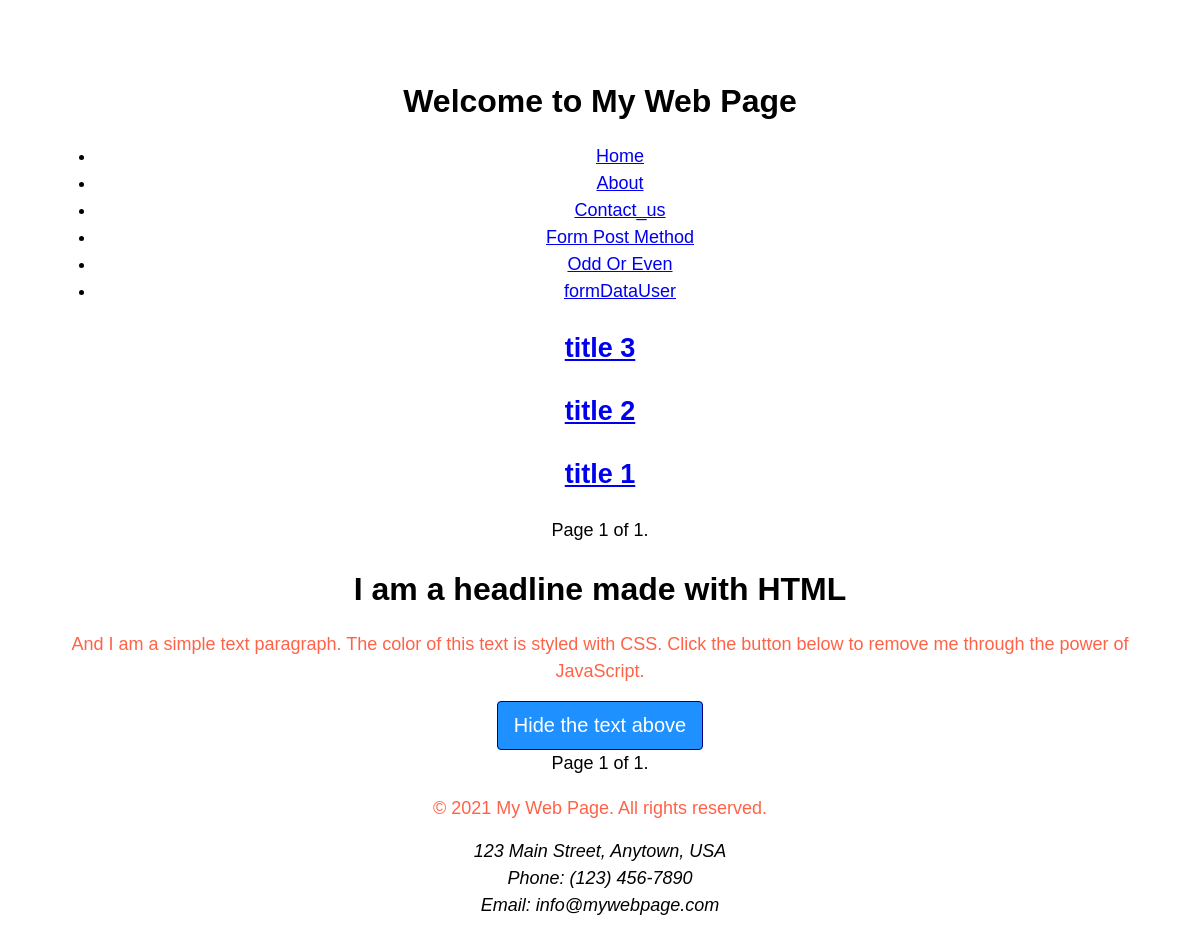
The app's page /, older data.
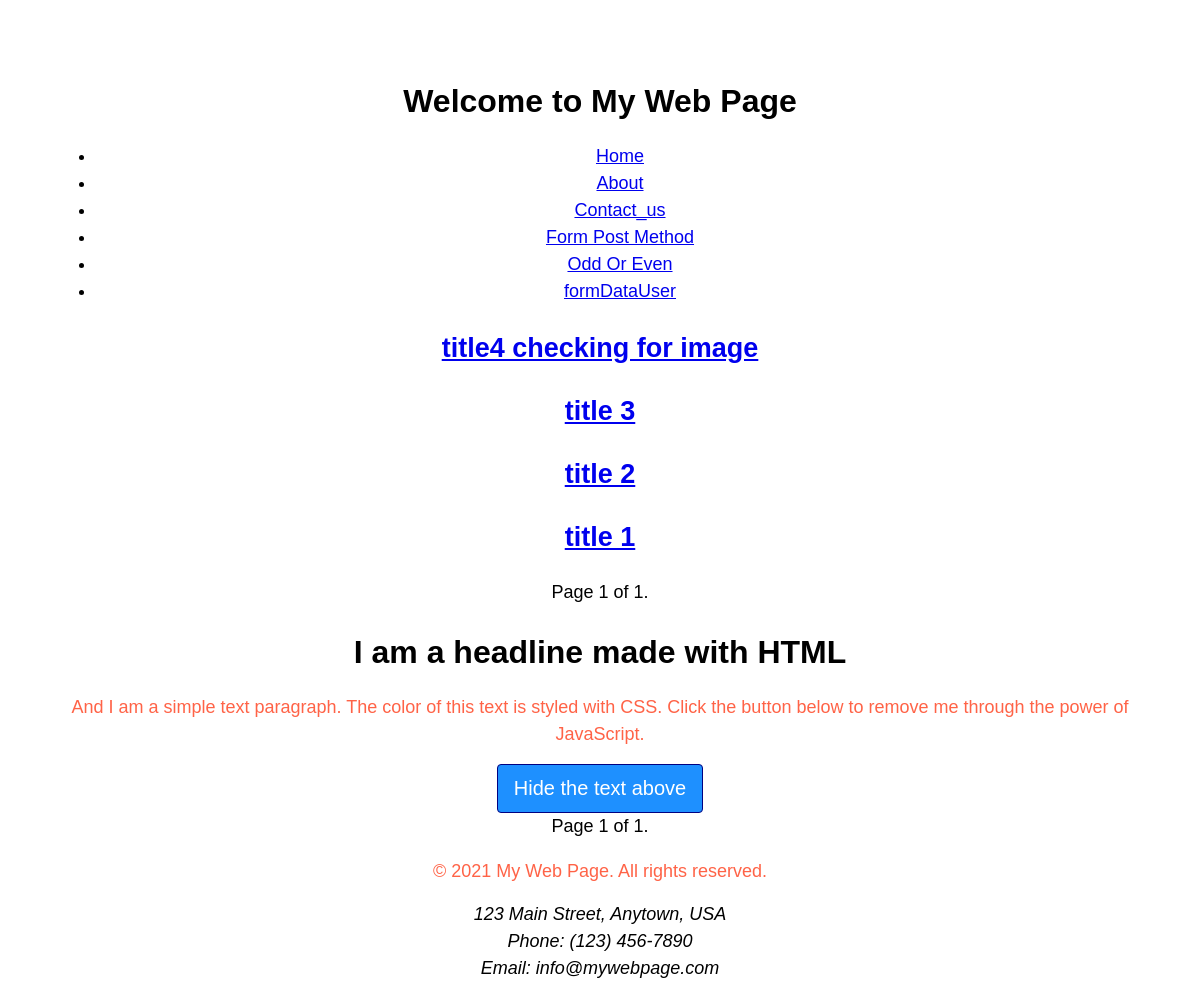
The same page, newer data.
### news/models.py (models this page shows)
class News(models.Model):
    news_title       = models.CharField(max_length=100)
    news_description = HTMLField()
    news_image       = models.FileField(upload_to="news/",max_length=250,null=True,default=None)
    news_slug        = AutoSlugField(populate_from="news_title",unique=True,null=True,default=None)

### learningDjango/views.py (the view)
# urls.py: 2. Add a URL to urlpatterns:  path('', views.home, name='home')
def home(request):
    service_list = Service.objects.all().order_by('id')
    news_list = News.objects.all().order_by('-id')
    service_paginator = Paginator(service_list, 1)
    news_paginator = Paginator(news_list, 5)
    service_page_number = request.GET.get('service_page')
    news_page_number = request.GET.get('news_page')
    service_page_obj = service_paginator.get_page(service_page_number)
    news_page_obj = news_paginator.get_page(news_page_number)
    data = {
        "title": "Home Page",
        "list": ["HTML", "CSS", "JS", "GIT AND GITHUB", "PHP", "PYTHON"],
        "service_page_obj": service_page_obj,
        "news_page_obj": news_page_obj,
    }
    return render(request, "SecondFile.html", data)

### templates/SecondFile.html (shortened to what this page needs)
{% extends "Base.html" %}
{% block content %}
<body>
  <marquee onmouseover="stop()" onmouseout="start()">
    {% for news in news_page_obj %}
        <a href="newsDetails/{{ news.id }}"><h2>{{ news.news_title }}</h2></a>
    {% endfor %}
  </marquee>
  <div class="pagination">
    <span class="step-links">
        <span class="current">
            Page {{ news_page_obj.number }} of {{ news_page_obj.paginator.num_pages }}.
        </span>
    </span>
  </div>
  <h1>I am a headline made with HTML</h1>
  <p>And I am a simple text paragraph. The color of this text is styled with CSS. Click the button below to remove me through the power of JavaScript.</p>
  <button>Hide the text above</button>
  <div class="pagination">
    <span class="step-links">
        <span class="current">
            Page {{ service_page_obj.number }} of {{ service_page_obj.paginator.num_pages }}.
        </span>
    </span>
  </div>
</body>
</html>
{% endblock content %}

Row changes from the older to the newer data that the page shows:
added News: news_title "title4 checking for image"
